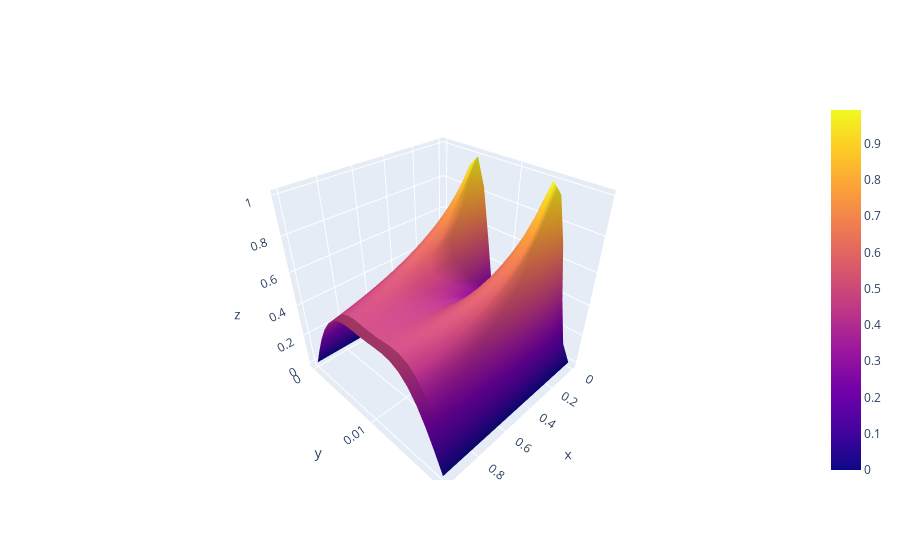

Notebook code cell kept with this figure:
### Markdown cell above
$$u_t=Du_{xx}\\s=\frac{Dk}{h^2}\\
\\w_{i,j+1}=sw_{i+1,j}+(1-2s)w_{i,j}+sw_{i-1,j}

### Code cell
import numpy as np
import cufflinks as cf
import plotly.graph_objects as go
import pandas as pd

h=0.05#位移
k=0.001#时间
#k>0.05会使得误差爆炸
D=1
Nx=int(1/h)
Nt=int(1/k)
U=np.zeros((Nx,Nt))
U[:,0]=np.power(np.sin(2*np.pi*np.linspace(0,1,Nx)),2)
U[-1,0]=0
s=(D*k)/(h**2)
for i in range(1,Nt):
    for j in range(1,Nx-1):
        U[j,i]=s*(U[j-1,i-1]+U[j+1,i-1])+(1-2*s)*U[j,i-1]
fig=go.Figure()

X=np.linspace(0,1,Nx)
T=np.linspace(0,1,Nt)
fig.add_trace(go.Surface(x=X,y=T,z=U))

### Figure 1 — Plotly figure (JSON) as saved in the notebook; plotly's stock layout.template omitted (floating-point values rounded to 4 significant figures; data arrays with more than 128 entries replaced by an {"elided": "..."} marker saying what was removed)
{"data": [{"type": "surface", "x": [0, 0.05263, 0.1053, 0.1579, 0.2105, 0.2632, 0.3158, 0.3684, 0.4211, 0.4737, 0.5263, 0.5789, 0.6316, 0.6842, 0.7368, 0.7895, 0.8421, 0.8947, 0.9474, 1], "y": {"elided": "1000 float values"}, "z": {"elided": "20x1000 float values"}}], "layout": {}}
